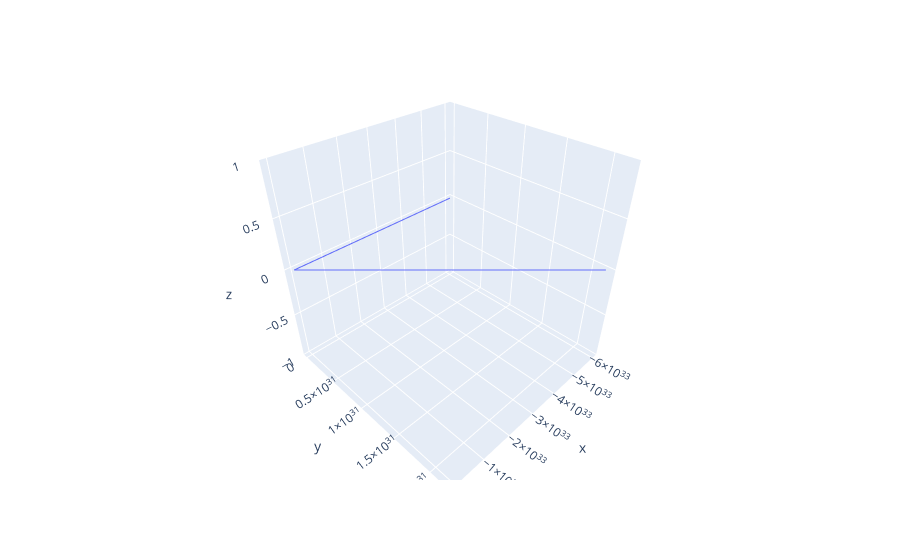

The code cell stored with this chart in its notebook:
### Code cell
plot_3dtraj(rin, vin, k, filepath='test.html')
